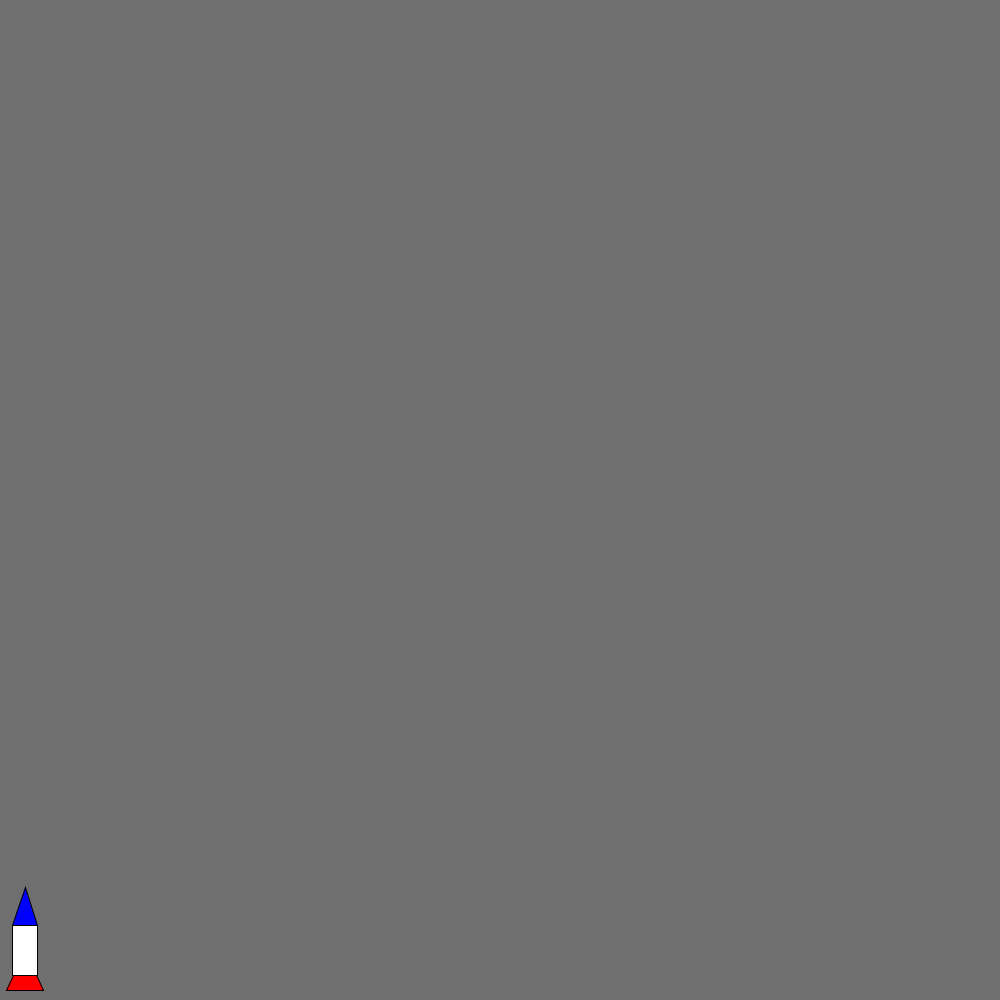
Frame 1 (no input)
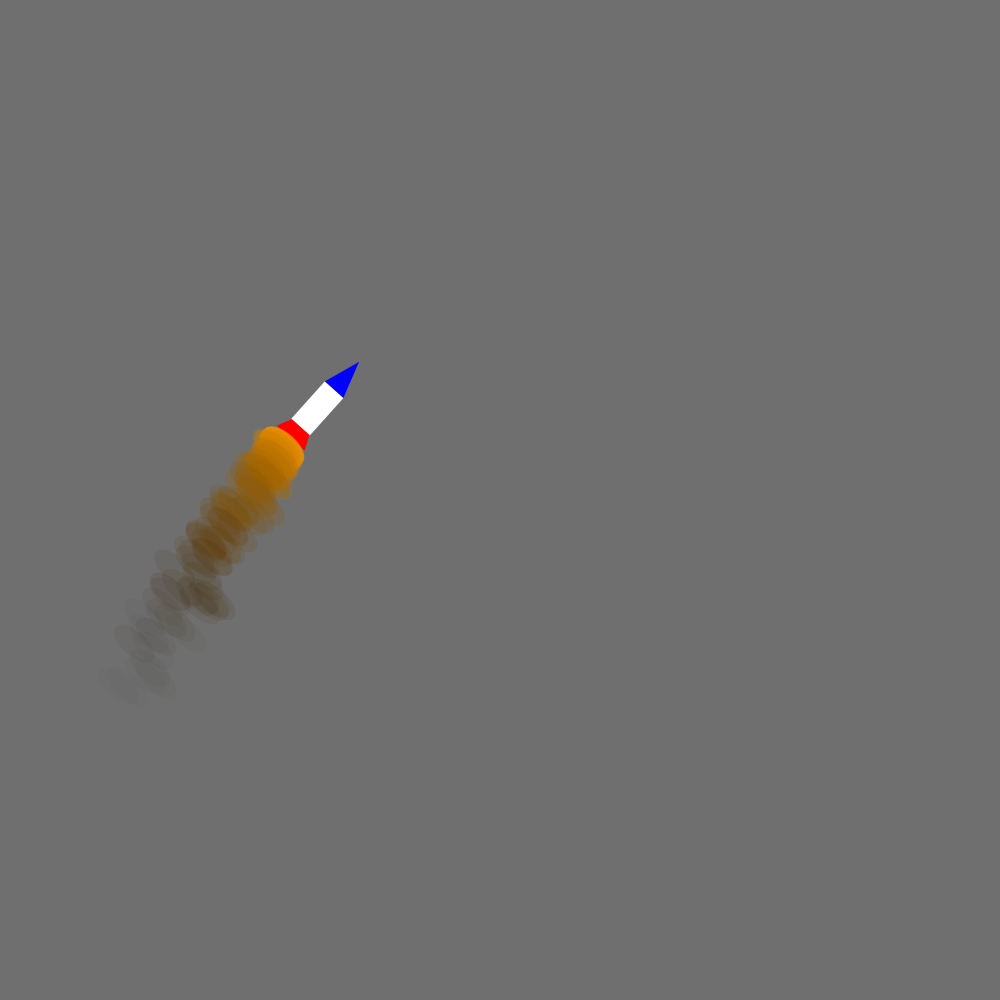
Frame 60 (the mouse pressed at the canvas centre just before this capture)
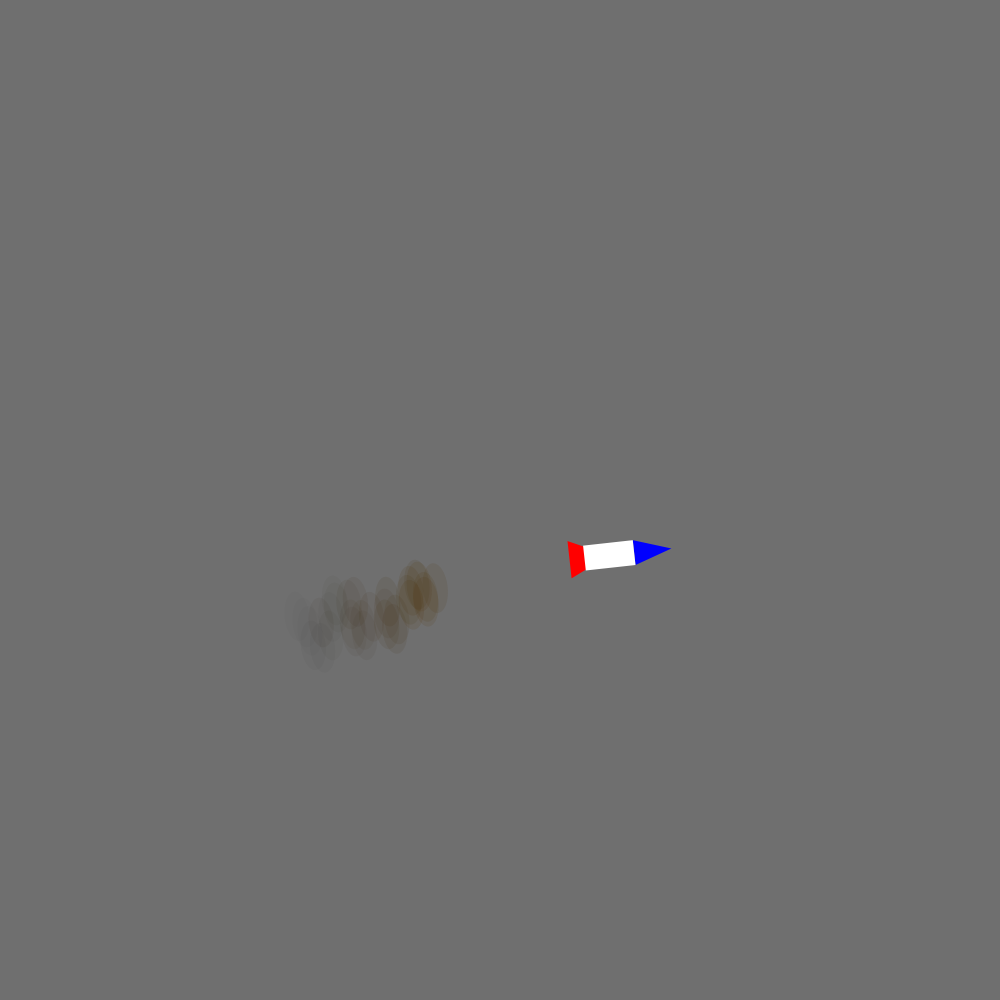
Frame 120 (the mouse held since frame 60 and released just before this capture)

The Processing sketch that drew these frames (run headless with seeded random() and noise(); from frame 60 on, the mouse is pressed at the canvas centre):

// Processing sketch: FlyingRocket
// ── FlyingRocket.pde

Rocket rocket;

void setup() {
  size(1000, 1000);
  rocket = new Rocket(0, height, 5);
  }

void draw() {
  background(111);
  
  rocket.display();
  rocket.update();
}

// ── ParticleSystem.pde
class ParticleSystem {

  ArrayList<SmokeParticle> particles;
  PVector spawnPos;

  ParticleSystem(int num, PVector _spawnPoint) {
    particles = new ArrayList<SmokeParticle>();
    spawnPos = _spawnPoint;
    for (int i = 0; i < num; i++) {
      particles.add(new SmokeParticle(spawnPos));
    }
  }

  void update() {
    for (int i = particles.size()-1; i >= 0; i--) {
      SmokeParticle p = particles.get(i);
      p.run();
      if (p.ranOut()) {
        particles.remove(i);        
      }
    }
  }


  void addParticle(PVector spawn, float num) {
    for (int i = 0; i < num; i++) {
      particles.add(new SmokeParticle(spawn));
    }
  }
}

// ── Rocket.pde
class Rocket {
  
  ParticleSystem smoke;
  float mass;
  float angle;
  float initYSpeed;
  PVector pos;
  PVector vel;
  PVector fric;
  PVector drag;
  PVector grav;
  PShape rocket, nose, body, exhaust;
  
  
  float xWidthRocket = 25;
  float yHeightRocket = 50;
  float xSpeed = 5;
  float ySpeed = -15;
  
  // change rocket to a pshape so i can rotate it as it moves
  Rocket (float _x, float _y, float _mass) {
    _x += xWidthRocket;
    _y -= yHeightRocket;
    mass = _mass;
    
    //initialize particles
    smoke = new ParticleSystem(0, new PVector(_x, _y + 10));
    
    pos = new PVector(_x, _y);
    mass = _mass;    

    vel = new PVector(xSpeed, ySpeed);
    
    //friction for when object hits the ground
    fric = new PVector(-0.5/mass, 0);
    
    //air drag acting backwards and based on mass & speed of object
    drag = new PVector(-(xSpeed*0.0015)/mass, (ySpeed*0.002)/mass); 
    
    //gravity acting downwards, based on screen space and mass
    grav = new PVector(0, (height/1000)/mass);
  }
  
  //returns pvector consisting of exhaust positions
  //PVector getPos() {
  //  PVector exhaustPos = new PVector(pos.x, pos.y + 25 + 10);
  //  return exhaustPos;
  //}
  
  PVector getCenter() {
    PVector position = pos.copy();
    return position;
  }
  void display(){
    getRocket();
    
    pushMatrix();
    translate(pos.x, pos.y);
    rotate(angle);
    shape(rocket, 0, 0);
    makeSmoke();
    //translate(0,0);
    popMatrix();
    
    //factor to multiply velocity by
    if (vel.x != 0){
      angle += 0.0025*vel.x;
    }
    
  }
  
  void getRocket(){
    rocket = createShape(GROUP);
    nose = createShape(TRIANGLE, 0 - (xWidthRocket/2), 0 - (yHeightRocket/2), 0, 0 - (yHeightRocket) - (xWidthRocket/2), 0 + (xWidthRocket/2), 0 - (yHeightRocket/2));
    //nose = createShape(TRIANGLE, pos.x - (xWidthRocket / 2), pos.y - (yHeightRocket / 2), pos.x, pos.y - (yHeightRocket) - (xWidthRocket / 2), pos.x + (xWidthRocket/2), pos.y - (yHeightRocket/2));
    nose.setFill(color(0, 0, 255));
    
    rectMode(CENTER);
    body = createShape(RECT, 0, 0, xWidthRocket, yHeightRocket);
    //body = createShape(RECT, pos.x, pos.y, xWidthRocket, yHeightRocket);
    body.setFill(color(255, 255, 255));
    
    exhaust = createShape(TRIANGLE, 0-(3*xWidthRocket/4),0+(yHeightRocket*0.8), 0,0, 0+(3*xWidthRocket/4),0 + (yHeightRocket*0.8));
    //exhaust = createShape(TRIANGLE, pos.x - (3*xWidthRocket/4), pos.y + (yHeightRocket * 0.8), pos.x, pos.y, pos.x + (3*xWidthRocket/4), pos.y + (yHeightRocket*0.8));  
    exhaust.setFill(color(255,0 ,0));
    
    rocket.addChild(nose);
    rocket.addChild(exhaust);
    rocket.addChild(body);
  }
  
  void makeSmoke(){
    smoke.update();
    if (vel.y <= (-ySpeed/4) && (pos.y <= height - yHeightRocket)){
        smoke.addParticle(new PVector(0,0 + (yHeightRocket)), 3);
      }
    //if (vel.x !=0 || vel.y != 0){

    //}
  }
  
  PVector getExhaustPos(){
    
    PVector exhaustSpawn = pos.copy();;
    exhaustSpawn.y += (yHeightRocket*0.8);
    
    return exhaustSpawn;
  }
    
  
  void update() {
    
    vel.add(grav);
    vel.add(drag);
    
    pos.add(vel);

    // stopping friction & drag from moving object backwards
    if (vel.x <= 0){
      fric.mult(0);
      drag.x = 0;
    }
    
    // air drag resists falling
    if (vel.y > 0){
      drag.y *= -drag.y;
    }
    
    //stop the rocket from going right of the screen
    if (pos.x >= width - (3*xWidthRocket/4)){
      vel.x = 0;
      drag.x = 0;
      pos.x = width - (3*xWidthRocket/4) - (xWidthRocket/2);

    }
    
    //stop the rocket from going below the screen
    if (pos.y >= height - (yHeightRocket * 0.8)){
      pos.y = height - (yHeightRocket * 0.8);
      
      drag.y = 0;
      grav.mult(0);
      
      vel.add(fric);
      vel.y = 0;
    }
  }
  
}

// ── SmokeParticle.pde

class SmokeParticle {
  PVector pos;
  PVector vel;
  PVector pseudograv;
  float life;

  SmokeParticle(PVector _pos) {
    //pseudograv makes it go a little more downwards
    pseudograv = new PVector(0.08, 0.5);
    float vx = randomGaussian()*0.5;
    float vy = randomGaussian()*0.5;
    vel = new PVector(vx, vy);
    pos = _pos.copy(); //copy otherwise it changes it
    life = 100;
  }

  void run() {
    update();
    display();
  }

  void update() {
    vel.add(pseudograv);
    pos.add(vel);
    life -= 3;
  }

  void display() {
    ellipseMode(CENTER);
    color c1 = color(255, 156, 0);
    color c2 = color(0);
    color c3 = lerpColor(c1, c2, (1 - life/100));
    fill(c3, life);
    noStroke();
    ellipse(pos.x,pos.y, 50, 25);
  }
  
  boolean ranOut() {
    if (life <= 0){
      return true;}
    return false;
  }
}
